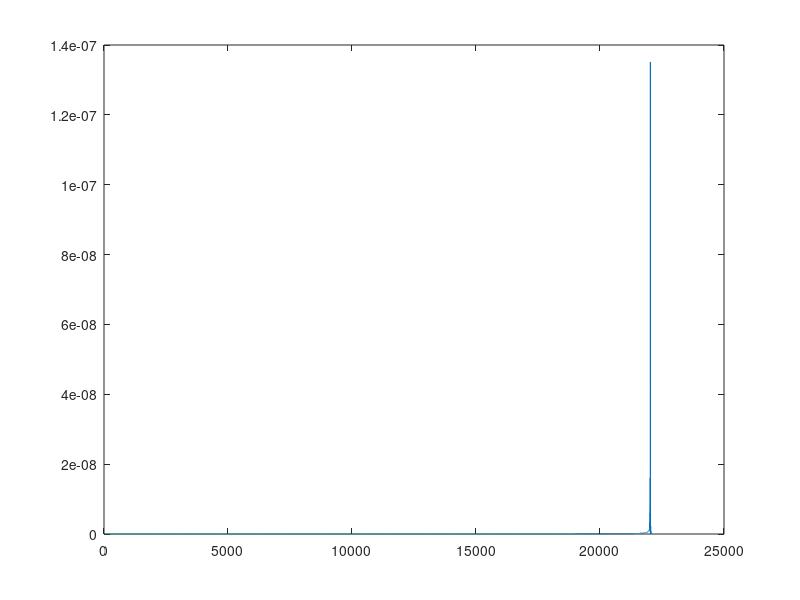

Recreate this plot in MATLAB. (Note: this script raises an error after producing the figure.)
clear;clc;close all; warning off


%%%%%%%%%%%%%%%%%%%%%%%%%%%%%%%%%%
%%% Part II: IIR Architecture  %%%
%%%%%%%%%%%%%%%%%%%%%%%%%%%%%%%%%%



% center frequency and sampling frequency
f   =   6*1e3;    % in Hz
fs  =   44.1*1e3; % in Hz

%cutoff frequencies, in Hz
fp  =   [f-0.2*1e3 f+0.2*1e3]
fa  =   [f-0.5*1e3 f+0.5*1e3]

%cutoff frequencies in digital domain (0-2pi).
wp = 2*pi*fp/fs;
wa = 2*pi*fa/fs;

%pre-warping, rad/s.
pw_omega_p = 2*fs*tan(wp/2);
pw_omega_s = 2*fs*tan(wa/2);

%allowed error deviation in dB
Ap  =   1.5;
Aa  =   40;

% define frequency points
N_freq = 1024*32; %number of points in freq domain
W = 0:pi/N_freq:pi - pi/N_freq;
W_Hz = W*fs/2/pi;
W_pass = wa(1): pi/N_freq:wa(2)-pi/N_freq;  %includes transistion band


% define passband and stop-band masks
pass_mask = (wp(1) < W) & (wp(2) > W);

stop_mask = (W < wa(1)) | (W > wa(2));
lower_stop_mask = W<wa(1);
upper_stop_mask = W>wa(2);

H_desired = pass_mask;






%%%%%%%%%%%%%%%%%%%%%%%%%%%%%%%%%%%%%%
%%%            Part 2.1            %%%
%%%%%%%%%%%%%%%%%%%%%%%%%%%%%%%%%%%%%%


% 2.1 	Implement, using MATLAB, your elliptic IIR as a Direct II and
% Cascade filter using MATLAB-enabled architectures. What are the resulting
% 4-tuples [A,b,c,d] per architecture, along with any associated non-unity
% input scale factor k? Illustration:  Direct II/Cascade Solutions Given an
% % IIR with the transfer function H(z)=k Num(z)/Den(z), where:
% scale factor  = 0.0027;
% num = 1.0000   -3.0136    3.2621   -0.0000   -3.2621    3.0136  -1.000;
% den = 1.0000   -4.4962    9.6788  -12.1817    9.4904   -4.3228 0.9427;
% the Direct II filter 4-tuple is (using normal state  representation)
%        A = [  0    1.0000         0         0         0         0
%          0         0    1.0000         0         0         0 0         0
%          0    1.0000         0         0 0         0         0         0
%          1.0000         0 0         0         0         0         0
%          1.0000
%    -0.9427    4.3228   -9.4904   12.1817   -9.6788    4.4962];
% b = [0;0;0;0;0;1]; 	c = [-1.9427  7.3364  -12.7524  12.1817  -6.4167
% 1.4825];	d = 1; For Cascade, the 2nd sections are individually:
% scale  factor = 0.0027;
% SOS =[1.0000   -0.0000   -1.0000    1.0000   -1.4902  0.9682
%      1.0000   -1.4151    1.0000    1.0000   -1.4660  0.9863
%      1.0000   -1.5986    1.0000    1.0000   -1.5400  0.9872];
%   For the each sos, the state 4-tuples are:
%   A1 = [0 1;-0.9682 1.4902]; b1 = [0;1]; c1 =
% [-1.9682 1.4902]; d1 = 1; A2 = [0 1;-0.9863 1.4660]; b2 = [0;1]; c2 =
% [0.0137 0.0509]; d2 = 1; A3 = [0 1;-0.9872 1.5400]; b3 = [0;1]; c3 =
% [0.0128 -0.0586]; d3 = 1;


%%%%%%%%%%%%%%%%%%%%%%%%%%%%%%%%%%%
%%%         elliptic            %%%
%%%%%%%%%%%%%%%%%%%%%%%%%%%%%%%%%%%

elliptic_order    =   ellipord(pw_omega_p, pw_omega_s, Ap, Aa,'s');
[NUM_nobz, DEN_nobz] = ellip(elliptic_order, Ap, Aa, pw_omega_p, 's');


[NUM, DEN] = bilinear(NUM_nobz, DEN_nobz, fs);
[Z_ellip, P_ellip, K_ellip] = tf2zp(NUM, DEN);

% K = NUM(1);
% NUM = NUM/ K;
% subplot(2,2,4)
H_ellip = freqz(NUM,DEN,W);
plot(W*fs/2/pi,abs(H_ellip));
% xlim([5000 7000]);
% ylim([0 1.1]);
% title('Elliptic');

[A_d2, B_d2, C_d2, D_d2] = tf2ss(NUM, DEN);

[SOS_c] = tf2sos(NUM, DEN);

for l = 1: length(SOS_c(:,1))
    [A_c(:,:,l),B_c(:,:,l), C_c(:,:,l), D_c(:,:,l)] = tf2ss(SOS_c(l,1:3), SOS_c(l, 4:6));
end


%%%%%%%%%%%%%%%%%%%%%%%%%%%
%%% part 2.2            %%%
%%%%%%%%%%%%%%%%%%%%%%%%%%%

% 2.2	Summarize your designs in table form (see Table 3) which lists the
% absolute value of the largest and smallest (non-zero) Direct II and
% Cascade filter coefficients or constant, and the number of non-zero,
% non-unity coefficients associated with each of the architectures. Table
% 3: Filter Coefficients Summary Architecture\coefficient	|Largest|
% |Smallest|	#of nonzero, non-unity coefficients Direct II Cascade


%%% Direct II
Max_coeff_d2 = max([max(max(A_d2)) max(D_d2)  max(C_d2) max(D_d2)]);
Min_coeff_d2 = min([min(min(abs(A_d2(find(A_d2 ~= 0))))) min(abs(C_d2(find(C_d2 ~= 0))))  ...
    min(abs(B_d2(find(B_d2 ~= 0)))) min(abs(D_d2(find(D_d2 ~= 0))))]);
zero_unity_d2 = length([find(A_d2 == 0 )' find(B_d2 == 0 )' ...
    find(C_d2 == 0 ) find(D_d2 == 0 )' ]) + ...
    length([find(A_d2 == 1 )' find(B_d2 == 1 )' ...
    find(C_d2 == 1 ) find(D_d2 == 1 )' ]);
Non_zero_unity_d2 = numel(A_d2) + numel(B_d2) + numel(C_d2) + numel(D_d2) - zero_unity_d2;

%%% Cascade
Max_coeff_c = max([max(max(max(A_c))) max(max(B_c))  max(max(C_c)) max(D_c)]);
Min_coeff_c = min([min(min(min(abs(A_c(find(A_c ~= 0)))))) min(min(abs(C_c(find(C_c ~= 0)))))  ...
    min(min(abs(B_c(find(B_c ~= 0))))) min(abs(D_c(find(D_c ~= 0))))]);
zero_unity_c = length([find(A_c == 0 )' find(B_c == 0 )' ...
    find(C_c == 0 ) find(D_c == 0 )' ]) + ...
    length([find(A_c == 1 )' find(B_c == 1 )' ...
    find(C_c == 1 ) find(D_c == 1 )' ]);
Non_zero_unity_c = numel(A_c) + numel(B_c) + numel(C_c) + numel(D_c) - zero_unity_c;


%%% Table format

fprintf('Architecture/Coeff\t Largest\t Smallest\t #non-zero-unity \n');
fprintf('%s\t %d\t %d\t %d\n','Direct II', Max_coeff_d2, Min_coeff_d2, Non_zero_unity_d2)
fprintf('%s\t %d\t %d\t %d\n','Cascade  ', Max_coeff_c, Min_coeff_c, Non_zero_unity_c)

%%%%%%%%%%%%%%%%
%%% part 2.3 %%%
%%%%%%%%%%%%%%%%

% 2.3 Since the audio application requires a relatively low sample rate
% (44.1 kSa/s) and cost is not an issue, you consider a floating-point
% design. Based on your architectural analysis, which architecture would
% you recommend and why?


fprintf('\n\npart 2.3: I  think it is not an issue. \nMax integer for direct II ~ 10 and for cascade ~ 2.\ndirect II needs more integer bits\n\n\n ')




%%%%%%%%%%%%%%%%%%%%%%%%%%%%%%%%%%%%%%%%%%
%%% Part III: IIR Test and Evaluation %%%%
%%%%%%%%%%%%%%%%%%%%%%%%%%%%%%%%%%%%%%%%%%
% Consider again the Direct II and Cascade architectures studied in Part II.
%%%%%%%%%%%%%%%%%%%%%%%%%%%%%%%%%%%%%%%%%%%%%%%%%%%%%%%%%%%%%%%%%%%%%%%%%%
%%% 3.1	Determine the L2 state norm for each state and output for each %%%
%%% architecture.                                                      %%%
%%%%%%%%%%%%%%%%%%%%%%%%%%%%%%%%%%%%%%%%%%%%%%%%%%%%%%%%%%%%%%%%%%%%%%%%%%

%%% calculate the lyapunov matrix

%%% Direct II
B0_d2 = B_d2*B_d2';
K0_d2 = B0_d2;

for i =1 :1000
    K0_d2 = A_d2*K0_d2*A_d2' + B0_d2;
end

%%% Cascade

for section = 1 : length(D_c)
    B0_c(:,:,section) = B_c(:,:,section)*B_c(:,:,section)';
    K0_c(:,:,section) = B0_c(:,:,section);
    for i = 1:1000
        K0_c(:,:,section) = A_c(:,:,section)*K0_c(:,:,section)*A_c(:,:,section)' + B0_c(:,:,section);
    end

end

%%%%%%%%%%%%%%%%%%%%%%%%%%%%%%%%%%%%%%%%%%%%%%%%%%%%%%%%%%%%%%%%%%%%%%%%%%%%%%%
%%% 3.2  	Determine the L_inf frequency domain state norm for each state
%%% and output for each architecture.
%%%%%%%%%%%%%%%%%%%%%%%%%%%%%%%%%%%%%%%%%%%%%%%%%%%%%%%%%%%%%%%%%%%%%%%%%%%%%

%%% Direct II
N_time = N_freq;
x = zeros(length(A_d2), N_time);
x0 = zeros(length(A_d2), 1); x0(1) = 1;
x(:,1) = x0;

for i = 2:N_time
    x(:,i) = A_d2*x(:,i-1);
end

h_d2 = x(1,:);
H_d2 = fft(h_d2, N_freq*2);

figure
subplot(2,2,1)
plot(W_Hz, abs(H_d2(1:length(H_d2)/2)))
title('L-inf state norm for Direct II');
Linf_d2 = max(abs(H_d2));



%%% Cascade

x_c = zeros(2, N_time,length(D_c)); % second order sections, length(D_c) in number
x0 = [1 0]';
h_c = zeros(length(D_c), N_time);
Linf_c = zeros(1,length(D_c));

for section = 1:length(D_c)
    x_c(:,1,section) = x0;
    for i = 2:N_time
        x_c(:,i,section) = A_c(:,:,section)*x_c(:,i-1,section);
    end

    h_c(section, :) = x_c(1,:,section);
    H_c = fft(h_c(section,:), N_freq*2);
    subplot(2,2,section+1)
        plot(W_Hz, abs(H_c(1:length(H_c)/2)))
        title('L-inf state norm for Cascade section %d');
    Linf_c(section) = max(abs(H_c));
    hold on

end

% 3.3  	Determine the L1 state norm for each state and output for each
% architecture.


% Direct II
L1_d2 = sum(abs(h_d2));

% Cascade
L1_c = zeros(1,length(D_c));
for section = 1:length(D_c)
    L1_c(section)=sum(abs(h_c(section,:)));
end

%%% Table format
% Table the results from Parts 3.1, 3.2, and 3.3.
% Table 4: Lp norms
% L2	x1	x2	x3	x4	x5	x6	y
% Direct II
% Cascade
% Linf	x1	x2	x3	x4	x5	x6	y
% Direct II
% Cascade
% L1	x1	x2	x3	x4	x5	x6	y
% Direct II
% Cascade
%


fprintf('Direct II:\t L2\t\t\t\t Linf\t\t\t\t L1\t\n');
fprintf('\t\t%d\t\t%d\t\t%d\t\n',sqrt(K0_d2(1,1)), Linf_d2, L1_d2);

fprintf('Cascade:\t L2\t\t\t\t Linf\t\t\t\t L1\t\n');
for i = 1:length(D_c)
    fprintf('\t\t%d\t\t%d\t\t%d\t\n',sqrt(K0_c(1,1,i)), Linf_c(i), L1_c(i));
end

close all

% % 3.4	 Conduct a finite wordlength study for a signed 16-bit word
% % architecture consisting of I integer bits and F fractional bits
% % (I+F+1=16) for both the Direct II and Cascade architecture.  Using
% % MATLAB, design and implement a fixed-point simulator (without extended
% % precision accumulators (i.e., M=0)), for each architecture. The simulator
% % will need to implement fixed-point arithmetic for the production all
% % states and outputs involving a non-unity or non-zero production rules.
% % Add to you simulation a counter that will determine the number of
% % system-wide accumulator overflows that occur run-time. Handle all
% % run-time overflows using saturating arithmetic. Use floating-point to
% % define an assumed infinite precision (ideal) response, and define the
% % error to be the difference between the ideal and fixed-point response.
% % Conduct a study for F ranging from 15 to 0-bits, using a common unit
% % bound signed random noise record of length at least 1024 samples,
% % preferably longer.  Display the outcome in graphical form, plotting
% % realized fractional precision against F (in bits) as well as the number
% % of run-time overflows.  A motivational example is shown in Figure 4.
% 
% 
% N_time = 100;
% N_B = 16; I = 0; S = 1; F =15;
% 
% x_d2    = zeros(length(A_d2),N_time);
% x_d2_pr = zeros(length(A_d2),N_time);
% x_d2_r = zeros(length(A_d2),N_time);
% 
% % u = rand(1,N_time);
% u = zeros(1,N_time);
% u(1) = 1;
% for F = 1:15
%     A_d2_r = fi(A_d2, S, N_B, F);
%     B_d2_r = fi(B_d2, S, N_B, F);
%     C_d2_r = fi(C_d2, S, N_B, F);
%     D_d2_r = fi(D_d2, S, N_B, F);
% 
%     overflow_count_x_d2 = 0;
%     overflow_count_y_d2 = 0;
% 
% 
%     for i = 2:N_time
%         x_d2(:,i) = A_d2(:,:)*x_d2(:,i-1) + B_d2*u(i);
%         x_d2_pr(:,i) = A_d2_r(:,:)*x_d2_r(:,i-1) + B_d2_r*u(i);
% 
%         if(x_d2_pr(1,i) > 1 || x_d2_pr(1,i) < -1)
%             overflow_count_x_d2 = overflow_count_x_d2 + 1;
%         end
% 
%         x_d2_r(:,i) = fi(x_d2_pr(:,i), S, N_B, F);
%         e_r_d2(i) = x_d2_r(1,i) - x_d2(1,i);
% 
%         y_d2(i) = C_d2*x_d2(:,i) + D_d2*u(i);
%         y_d2_pr(i) = C_d2_r*x_d2_r(:,i) + D_d2_r*u(i);
%         y_d2_r(i) = fi(y_d2_pr(i), S, N_B, F);
% 
% 
%         if(y_d2_pr(i)>1 || y_d2_pr(i)<-1)
%             overflow_count_y_d2 = overflow_count_y_d2 + 1;
%         end
% 
%     end
%     var_e_d2(F) = var(e_r_d2);
%     %
%     % overflow_count_y_d2
%     % overflow_count_x_d2
% 
%     % fprintf('direct II var(e_r_d2) =%d \tlog2(var(e_r_d2))= %d\n',var(e_r_d2),log2(var(e_r_d2)))
% 
%     %%%cascade
% 
% 
% 
%     x_c    = zeros(2,N_time,length(D_c));
%     x_c_pr = zeros(2,N_time,length(D_c));
%     x_c_r = zeros(2,N_time,length(D_c));
% 
% 
%     y_c    = zeros(1,N_time,length(D_c));
%     y_c_pr = zeros(1,N_time,length(D_c));
%     y_c_r = zeros(1,N_time,length(D_c));
% 
%     u = ones(1,N_time);
% 
%     A_c_r = fi(A_c, S, N_B, F);
%     B_c_r = fi(B_c, S, N_B, F);
%     C_c_r = fi(C_c, S, N_B, F);
%     D_c_r = fi(D_c, S, N_B, F);
% 
%     % A_c_r = A_c;
%     % B_c_r = B_c;
%     % C_c_r = C_c;
%     % D_c_r = D_c;
% 
%     overflow_count_x_c = 0;
%     overflow_count_y_c = 0;
% 
%     for sect = 1:length(D_c)
%         for i = 2:N_time
% 
% 
%             if(sect == 1)
%                 x_in(i) = u(i);
%                 x_in_r(i) = u(i);
%             else
%                 x_in(i) = y_c(1,i,sect-1);
%                 x_in_r(i) = y_c_r(1,i,sect-1);
%             end
%             x_c(:,i,sect) = A_c(:,:,sect)*x_c(:,i-1,sect) + B_c(:,1,1)*x_in(i);
%             x_c_pr(:,i,sect) = A_c_r(:,:,sect)*x_c_r(:,i-1,sect) + B_c_r(:,1,1)*x_in_r(i);
% 
% 
%             if(x_c_pr(1,i) > 1 || x_c_pr(1,i) < -1)
%                 overflow_count_x_c = overflow_count_x_c + 1;
%             end
% 
%             x_c_r(:,i,sect) = fi(x_c_pr(:,i,sect), S, N_B, F);
%             e_r_c(i,sect) = x_c_r(1,i,sect) - x_c(1,i,sect);
% 
%             y_c(1,i,sect) = C_c(1,:,sect)*x_c(:,i,sect) + D_c(sect)*x_in(i);
%             y_c_pr(1,i,sect) = C_c_r(1,:,sect)*x_c_r(:,i,sect) + D_c_r(sect)*x_in_r(i);
%             y_c_r(i) = fi(y_c_pr(i), S, N_B, F);
% 
% 
%             if(y_c_pr(i)>1 || y_c_pr(i)<-1)
%                 overflow_count_y_c = overflow_count_y_c + 1;
%             end
%         end
% 
%     end
%     %
%     % overflow_count_y_c
%     % overflow_count_x_c
%     %     fprintf('cascade var(e_r_c) =%d \tlog2(var(e_r_c))= %d\n',var(e_r_c),log2(var(e_r_c)))
%     var_e_cascade(:,F) = var(e_r_c);
% end
% plot([1:15],log2(var_e_cascade(1,:))/2);% I'm cheating by dividing by two. Something what engineers do - according to Dr Taylor
% ylabel('Precision bits');
% xlabel('Fractional bits');
% title('Plot of fractional bits vs Precision bits')
% % hold on
% % plot([1:15],log2(var_e_cascade(2,:))/2,'r');
% % plot([1:15],log2(var_e_cascade(3,:))/2);
% log2(L1_c)
% hold on
% % plot([1:15],log2(var_e_d2),'r');
% 
% 
% 
% 
% 
% %%%%%%%%%%%%%%%%%%%%%%%%%%%%%%%%%%%%
% %%%         part 3.5             %%%
% %%%%%%%%%%%%%%%%%%%%%%%%%%%%%%%%%%%%
% 
% % Best 16-bit solution is Cascade with 13 bits of Fractional precision
% 
% t = 0: 1/fs: 100/f-1/fs;
% x = cos(2*pi*t*f);
% % plot(x)
% F=13;
% energy_in_x = sum(x.^2)/length(x);
% iter = 1;
% for SNR_dB = [1/0.000001 10 1 -10]
%     snr = 10^(SNR_dB/10);
%     
%     noise_power = energy_in_x/snr;
%     
%     noise = randn(length(x), 1)*sqrt(noise_power);
%     
%     x_noise = x + noise';
%     
%     y_noise = filter(NUM, DEN, x_noise);
%     y_wnoise = filter(NUM, DEN, x);
%     y_r = fi(y_noise, S, N_B, F);
%     
%     filter_noise = y_wnoise - y_noise;
%     
%     SNR_filtered(iter) = var(y_wnoise)/var(filter_noise);
%     
%     
% %     subplot(2,2,iter)
% %     plot(abs(fft(x_noise)));
% %     hold on;
% %     plot(abs(fft(y)),'r');
%     
%     iter = iter+1;
%     
% end
% 
% SNR_dB
% 10*log10(SNR_filtered)
% figure
% 
% 
% %%%%%%%%%%%%%%%%%%%%%%%%%%
% %%% part 3.7           %%%
% %%%%%%%%%%%%%%%%%%%%%%%%%%
% for SNR_dB = [1/0.000001 ]
%     snr = 10^(SNR_dB/10);
%     
%     noise_power = energy_in_x/snr;
%     
%     noise = randn(length(x), 1)*sqrt(noise_power);
%     
%     x_noise = x + noise';
%     
%     y_noise = filter(NUM, DEN, x_noise);
%     y_wnoise = filter(NUM, DEN, x);
%     y_r = fi(y_noise, S, N_B, F);
%     
%     error = y_r - y_noise;
%     filter_noise = y_wnoise - y_noise;
%     
%     SNR_filtered(iter) = var(y_wnoise)/var(filter_noise);
%     
%     
% %     subplot(2,2,iter)
% %     plot(abs(fft(x_noise)));
% %     hold on;
% %     plot(abs(fft(y)),'r');
%     
%     iter = iter+1;
%     
% end
% 
% plot(x(1:200))
% hold on
% plot(y_r(1:200),'r')
% 
% fprintf('error mean %d\t error variance=%d\n',mean(y_r),var(y_r))
close all
%%%%%%%%%%%%%%%%%%%%%%%%%%%%%%%%%%
%%%           Part 4           %%%
%%%%%%%%%%%%%%%%%%%%%%%%%%%%%%%%%%

% 4.1  	Due to the long duration of the impulse response of a narrowband
% IIR filter (see Figure 5), the response time of your system is considered
% important.  In the absence of any additive background interference, how
% long (in samples) after the tone arrives would it take for the output to
% raise to 50%, 75% and 95% of its steady state value (i.e., signaling
% latency)


t = 0: 1/fs: 20/f-1/fs;
u_tone = cos(2*pi*f*t);


y = filter(NUM, DEN, u_tone);
plot(u_tone);
hold on
plot(y,'-ro');
hold off
H_filter = freqz(NUM,DEN,W);
plot(W*fs/2/pi,abs(H_ellip));
plot(W_Hz, grpdelay(NUM, DEN, W));
